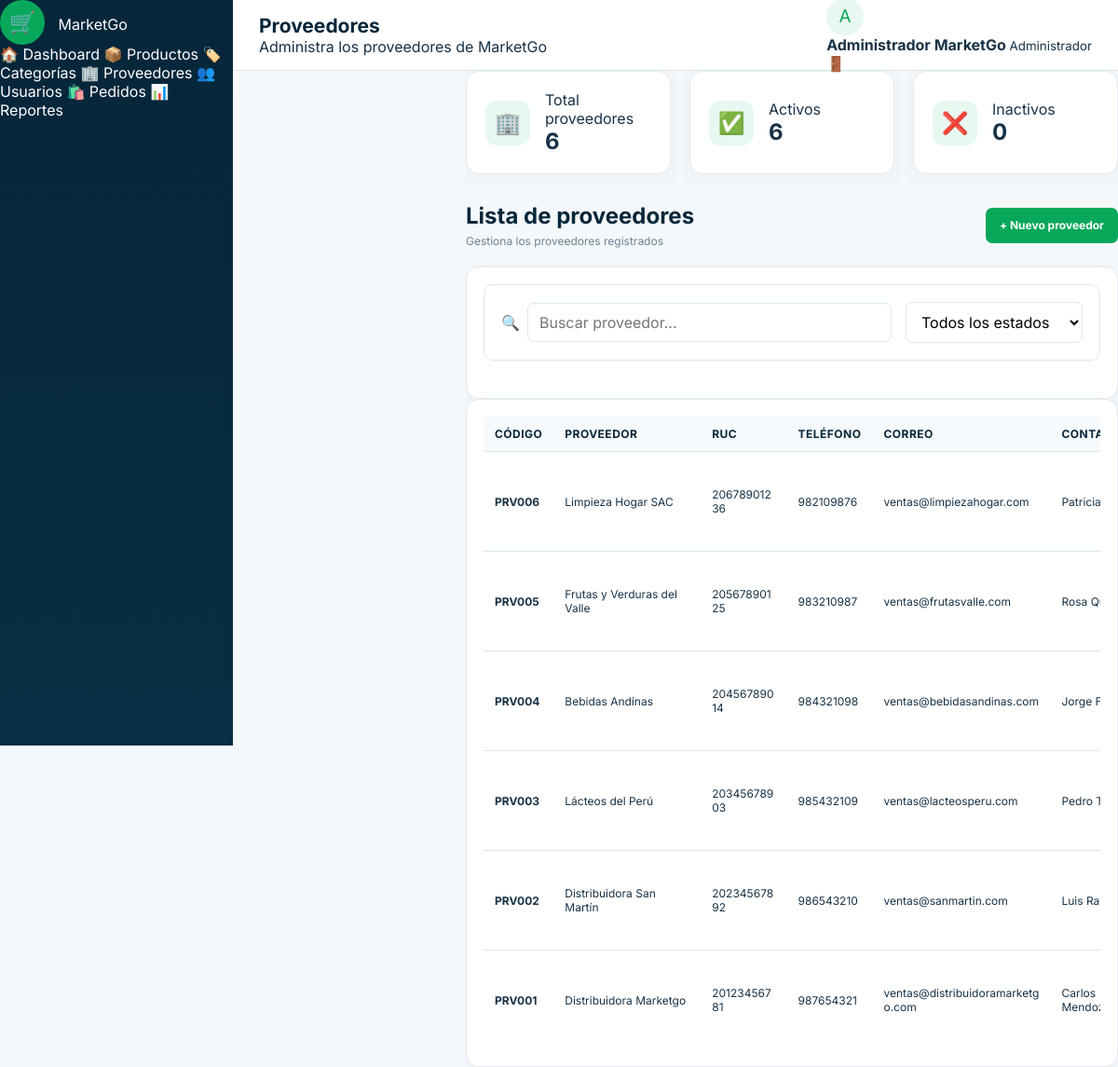
The app's page /admin/proveedores.php (signed in) with its own data.
### tables this page shows
CREATE TABLE proveedores (
    id INT NOT NULL AUTO_INCREMENT,
    codigo VARCHAR(20) NOT NULL,
    nombre VARCHAR(150) NOT NULL,
    ruc VARCHAR(20) NULL,
    telefono VARCHAR(30) NULL,
    correo VARCHAR(150) NULL,
    direccion VARCHAR(255) NULL,
    contacto VARCHAR(150) NULL,
    estado ENUM('ACTIVO','INACTIVO') NOT NULL DEFAULT 'ACTIVO',
    fecha_registro DATETIME NOT NULL DEFAULT CURRENT_TIMESTAMP,
    fecha_actualizacion DATETIME NULL DEFAULT NULL,
    PRIMARY KEY (id),
    UNIQUE KEY uk_proveedores_codigo (codigo),
    UNIQUE KEY uk_proveedores_ruc (ruc)
);

### admin/proveedores.php (the view, shortened to what this page needs)
<?php
require_once __DIR__ . '/../php/conexion.php';
$nombreUsuario = $_SESSION['nombre'] ?? 'Administrador';
$apellidoUsuario = $_SESSION['apellido'] ?? '';
$proveedores = [];
$sql = "SELECT
            id,
            codigo,
            nombre,
            ruc,
            telefono,
            correo,
            direccion,
            contacto,
            estado
        FROM proveedores
        ORDER BY id DESC";
$resultado = $conn->query($sql);
if ($resultado) {
    $proveedores = $resultado->fetch_all(MYSQLI_ASSOC);
}
$totalProveedores = count($proveedores);
$activos = 0;
$inactivos = 0;
foreach ($proveedores as $proveedor) {
    if (($proveedor['estado'] ?? '') === 'ACTIVO') {
        $activos++;
    } else {
        $inactivos++;
    }
}
?>
<!DOCTYPE html>
<html lang="es">
<head>
    <link rel="stylesheet" href="../css/style.css">
    <link rel="stylesheet" href="../css/page-admin-proveedores.css">
</head>
<body>
<div class="dashboard-container">
    <aside class="sidebar">
        <div class="logo">
            <span class="brand-mark">🛒</span>
            <span>
                Market<span class="mg-inline-1">Go</span>
            </span>
        </div>
        <nav class="menu">
            <a href="dashboard.php">
                <span>🏠</span>
                Dashboard
            </a>
            <a href="productos.php">
                <span>📦</span>
                Productos
            </a>
            <a href="categorias.php">
                <span>🏷️</span>
                Categorías
            </a>
            <a href="proveedores.php" class="active">
                <span>🏢</span>
                Proveedores
            </a>
            <a href="usuarios.php">
                <span>👥</span>
                Usuarios
            </a>
            <a href="pedidos.php">
                <span>🛍️</span>
                Pedidos
            </a>
            <a href="reportes.php">
                <span>📊</span>
                Reportes
            </a>
        </nav>
    </aside>
    <main class="main-content">
        <header class="topbar">
            <div>
                <h1>Proveedores</h1>
                <p>
                    Administra los proveedores de MarketGo
                </p>
            </div>
            <div class="user-info">
                <div class="avatar">
                    <?= strtoupper(
                        substr($nombreUsuario, 0, 1)
                    ); ?>
                </div>
                <div>
                    <strong>
                        <?= htmlspecialchars(
                            $nombreUsuario . ' ' . $apellidoUsuario
                        ); ?>
                    </strong>
                    <small>
                        Administrador
                    </small>
                </div>
                <a href="../php/logout.php"
                   title="Cerrar sesión">
                    🚪
                </a>
            </div>
        </header>
        <section class="content-area">
            <div class="stats-grid">
                <div class="stat-card">
                    <div class="stat-icon">
                        🏢
                    </div>
                    <div>
                        <span>
                            Total proveedores
                        </span>
                        <h2>
                            <?= $totalProveedores; ?>
                        </h2>
                    </div>
                </div>
                <div class="stat-card">
                    <div class="stat-icon">
                        ✅
                    </div>
                    <div>
                        <span>
                            Activos
                        </span>
                        <h2>
                            <?= $activos; ?>
                        </h2>
                    </div>
                </div>
                <div class="stat-card">
                    <div class="stat-icon">
                        ❌
                    </div>
                    <div>
                        <span>
                            Inactivos
                        </span>
                        <h2>
                            <?= $inactivos; ?>
                        </h2>
                    </div>
                </div>
            </div>
            <div class="section-header">
                <div>
                    <h2>
                        Lista de proveedores
                    </h2>
                    <p>
                        Gestiona los proveedores registrados
                    </p>
                </div>
                <button
                    class="btn-primary"
                    onclick="mostrarFormulario()">
                    + Nuevo proveedor
                </button>
            </div>
            <div class="card">
                <div class="filters">
                    <div class="search-box">
                        🔍
                        <input
                            type="text"
                            id="buscarProveedor"
                            placeholder="Buscar proveedor..."
                        >
                    </div>
                    <select id="filtroEstado">
                        <option value="">
                            Todos los estados
                        </option>
                    </select>
                </div>
            </div>
            <div class="card table-card">
                <div class="table-responsive">
                    <table class="data-table">
                        <thead>
                            <tr>
                                <th>
                                    Código
                                </th>
                                <th>
                                    Proveedor
                                </th>
                                <th>
                                    RUC
                                </th>
                                <th>
                                    Teléfono
                                </th>
                                <th>
                                    Correo
                                </th>
                                <th>
                                    Contacto
                                </th>
                            </tr>
                        </thead>
                        <tbody id="tablaProveedores">
                        <?php if (empty($proveedores)): ?>
                            <tr>
                                <td
                                    colspan="8"
                                    style="text-align:center;">
                                    No hay proveedores registrados.
                                </td>
                            </tr>
                        <?php else: ?>
                            <?php foreach ($proveedores as $proveedor): ?>
                                <tr
                                    data-nombre="<?= htmlspecialchars(
                                        strtolower(
                                            $proveedor['nombre']
                                        )
                                    ); ?>"
                                    data-ruc="<?= htmlspecialchars(
                                        strtolower(
                                            $proveedor['ruc'] ?? ''
                                        )
                                    ); ?>"
                                    data-estado="<?= htmlspecialchars(
                                        $proveedor['estado']
                                    ); ?>"
                                >
                                    <td>
                                        <strong>
                                            <?= htmlspecialchars(
                                                $proveedor['codigo']
                                            ); ?>
                                        </strong>
                                    </td>
                                    <td>
                                        <?= htmlspecialchars(
                                            $proveedor['nombre']
                                        ); ?>
                                    </td>
                                    <td>
                                        <?= htmlspecialchars(
                                            $proveedor['ruc'] ?? ''
                                        ); ?>
                                    </td>
                                    <td>
                                        <?= htmlspecialchars(
                                            $proveedor['telefono'] ?? ''
                                        ); ?>
                                    </td>
                                    <td>
                                        <?= htmlspecialchars(
                                            $proveedor['correo'] ?? ''
                                        ); ?>
                                    </td>
                                    <td>
                                        <?= htmlspecialchars(
                                            $proveedor['contacto'] ?? ''
                                        ); ?>
                                    </td>
                                </tr>
                            <?php endforeach; ?>
                        <?php endif; ?>
                        </tbody>
                    </table>
                </div>
            </div>
        </section>
    </main>
</div>
</body>
</html>

### css/page-admin-proveedores.css (style rules this page uses)
.stats-grid { display: grid; grid-template-columns: repeat(3, minmax(0, 1fr)); gap: 20px; margin-bottom: 30px; }
.stat-card { display: flex; align-items: center; gap: 16px; min-width: 0; }
.stat-icon { flex-shrink: 0; }
.section-header { display: flex; align-items: center; justify-content: space-between; gap: 20px; margin-bottom: 20px; }
.section-header > div { min-width: 0; }
.section-header h2 { margin: 0 0 5px; }
.section-header p { margin: 0; }
.btn-primary, .btn-secondary, .btn-editar, .btn-eliminar { white-space: nowrap; }
.btn-primary { cursor: pointer; }
.filters { display: flex; align-items: center; gap: 15px; flex-wrap: wrap; }
.search-box { flex: 1; min-width: 250px; display: flex; align-items: center; gap: 8px; }
.search-box input { flex: 1; min-width: 0; }
#filtroEstado { min-width: 190px; }
.table-card { overflow: hidden; }
.table-responsive { width: 100%; overflow-x: auto; -webkit-overflow-scrolling: touch; }
.data-table { width: 100%; min-width: 1000px; border-collapse: collapse; }
.data-table th, .data-table td { vertical-align: middle; }
.data-table th { white-space: nowrap; }
.data-table td { max-width: 240px; word-break: break-word; }

### records on screen
proveedores: codigo "PRV006", nombre "Limpieza Hogar SAC", ruc "20678901236", telefono "982109876", correo "ventas@limpiezahogar.com", contacto "Patricia…"
proveedores: codigo "PRV005", nombre "Frutas y Verduras del Valle", ruc "20567890125", telefono "983210987", correo "ventas@frutasvalle.com", contacto "Rosa…"
proveedores: codigo "PRV004", nombre "Bebidas Andinas", ruc "20456789014", telefono "984321098", correo "ventas@bebidasandinas.com", contacto "Jorge…"
proveedores: codigo "PRV003", nombre "Lácteos del Perú", ruc "20345678903", telefono "985432109", correo "ventas@lacteosperu.com", contacto "Pedro…"
proveedores: codigo "PRV002", nombre "Distribuidora San Martín", ruc "20234567892", telefono "986543210", correo "ventas@sanmartin.com", contacto "Luis…"
proveedores: codigo "PRV001", nombre "Distribuidora Marketgo", ruc "20123456781", telefono "987654321", correo "ventas@distribuidoramarketgo.com", contacto "Carlos…"

### other values on screen
substr($nombreUsuario, 0, 1) "A"
$nombreUsuario . ' ' . $apellidoUsuario "Administrador MarketGo"
$totalProveedores "6"
$activos "6"
$inactivos "0"
